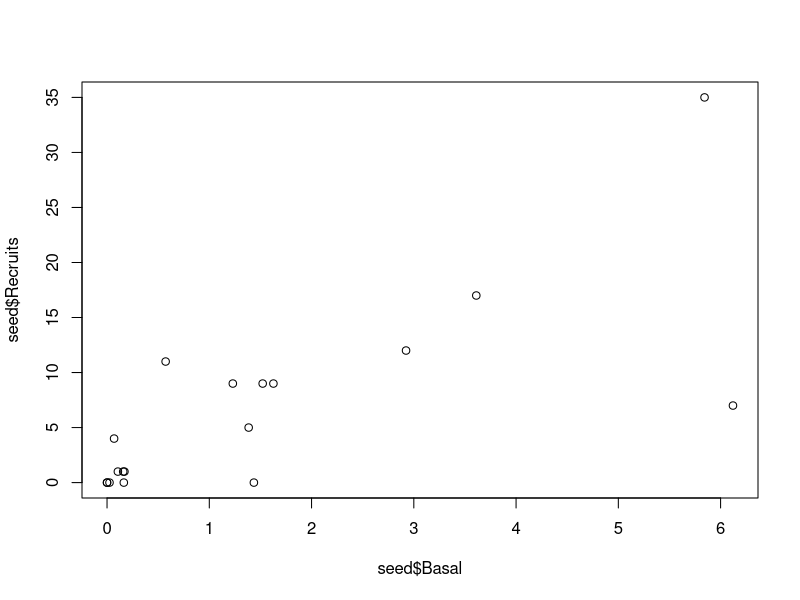
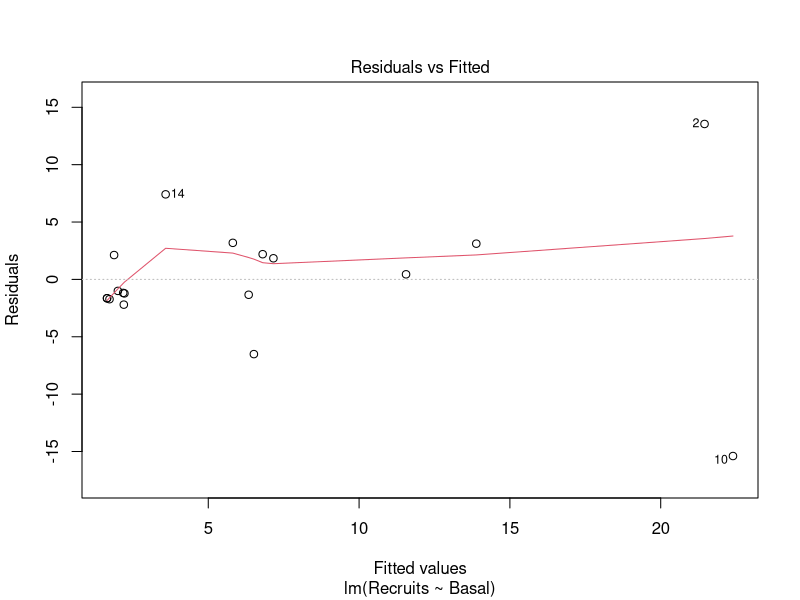
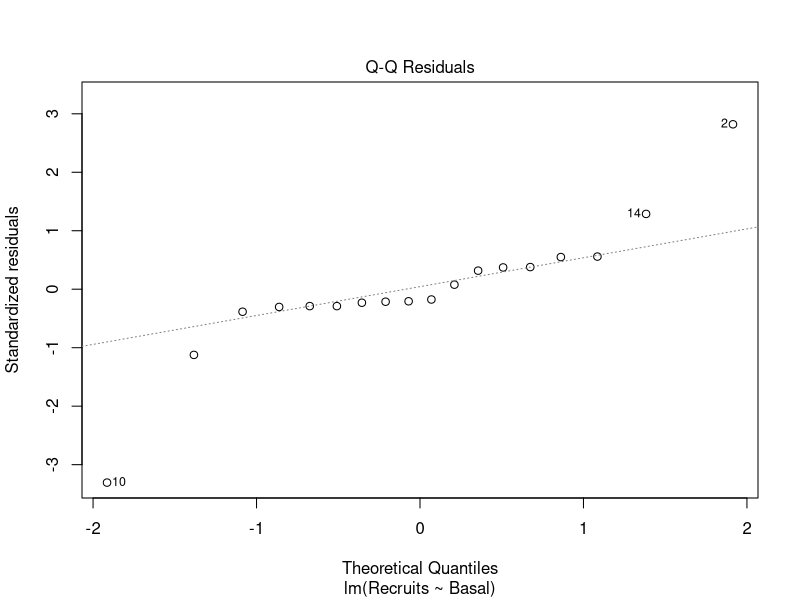
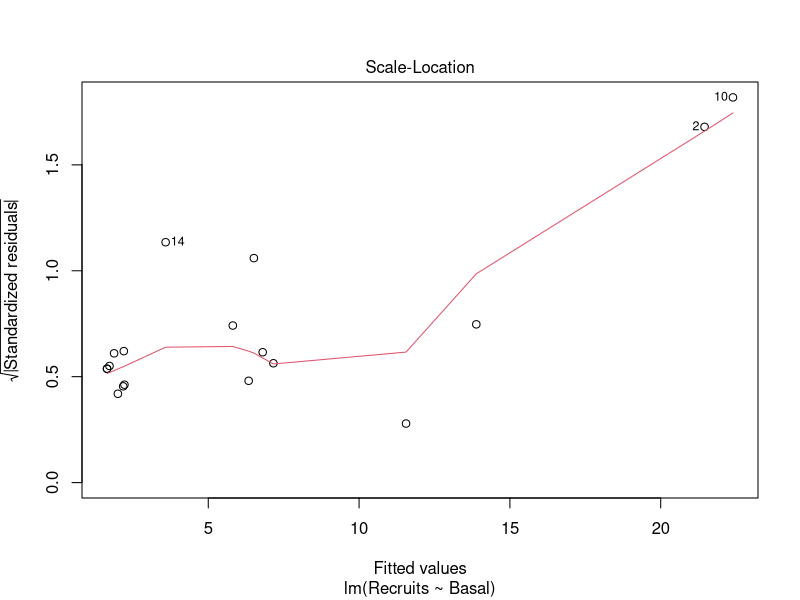
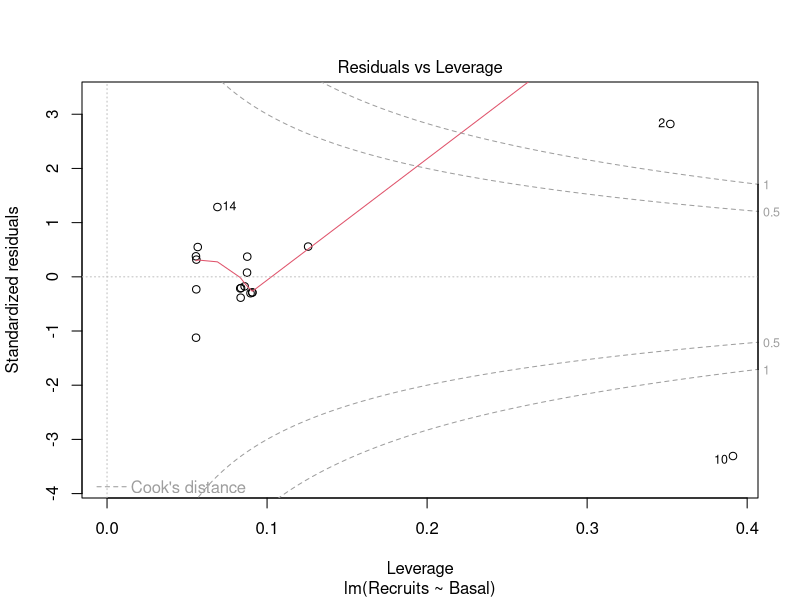
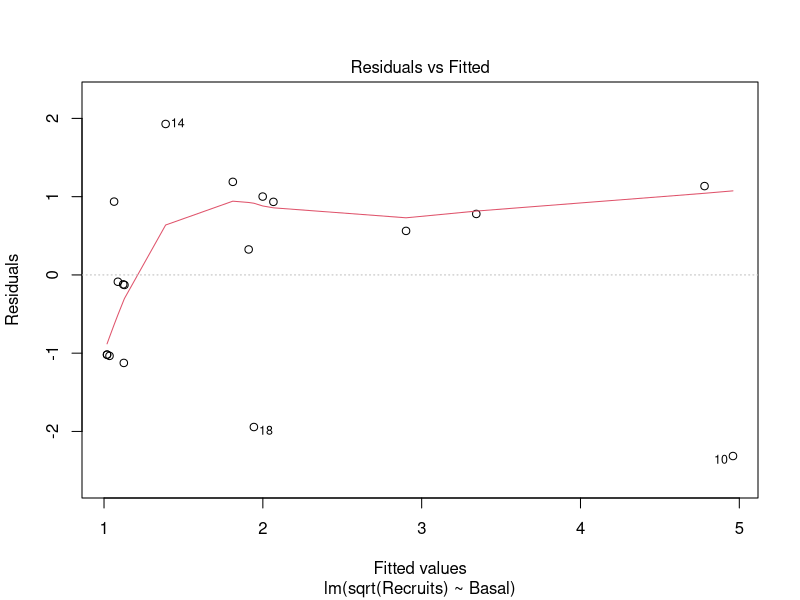
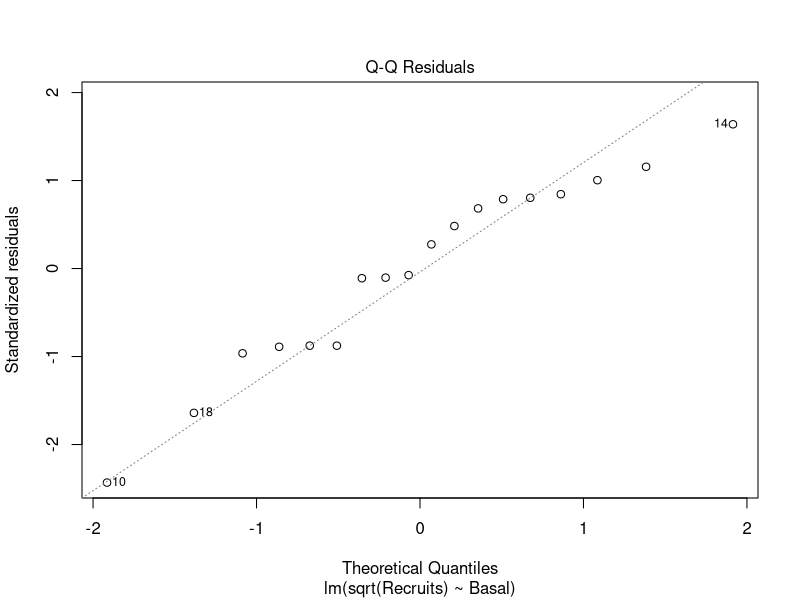
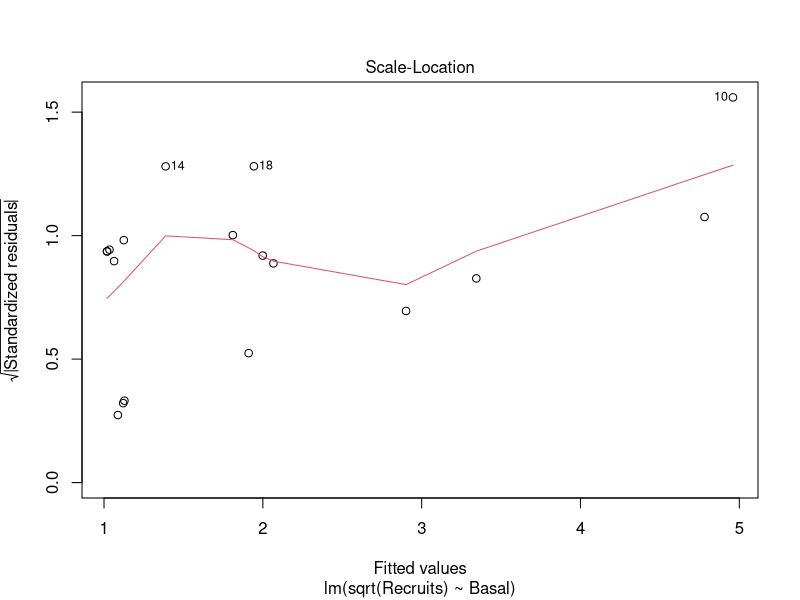

Source code (R) for these figures, in order:
seed <- read.csv("../data/Brsp_seedl.csv")
plot(seed$Basal, seed$Recruits)
# Is there a relationship between basal area and new seedlings (Recruits)?
# Normal regression with no transformation
norm.mod <- lm(Recruits ~ Basal, seed)
summary(norm.mod)
plot(norm.mod)
# Normal regression with arcsin sqrt and logit transformations
sqrt.mod <- lm(sqrt(Recruits) ~ Basal, seed)
summary(sqrt.mod)
plot(sqrt.mod)

log.mod <- lm(log(Recruits + 1) ~ Basal, seed)
summary(log.mod)
plot(sqrt.mod)

# transforming didn't help. It may be that we need to try a new error distribution\

# Now let's try a Poisson regression
